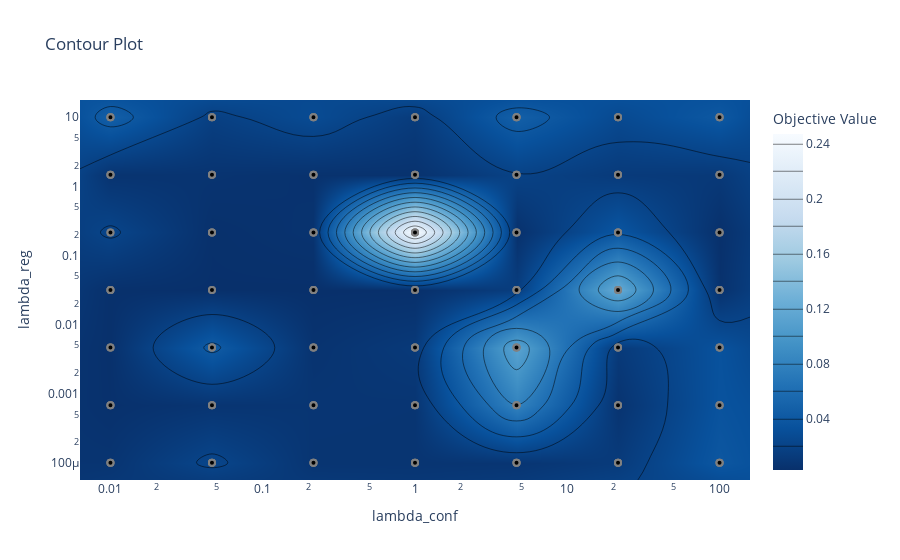

Write notebook code for a chart like this one.
### Code cell
import optuna.visualization as vis
vis.plot_contour(study, params=[param1, param2], target=lambda t: t.values[0])  # Assuming first value is reconstruction error

### Figure 1 — Plotly figure (JSON) as saved in the notebook; plotly's stock layout.template omitted (floating-point values rounded to 4 significant figures; data arrays with more than 128 entries replaced by an {"elided": "..."} marker saying what was removed)
{"data": [{"colorbar": {"title": {"text": "Objective Value"}}, "colorscale": [[0, "rgb(247,251,255)"], [0.125, "rgb(222,235,247)"], [0.25, "rgb(198,219,239)"], [0.375, "rgb(158,202,225)"], [0.5, "rgb(107,174,214)"], [0.625, "rgb(66,146,198)"], [0.75, "rgb(33,113,181)"], [0.875, "rgb(8,81,156)"], [1, "rgb(8,48,107)"]], "connectgaps": true, "contours": {"coloring": "heatmap"}, "hoverinfo": "none", "line": {"smoothing": 1.3}, "reversescale": true, "type": "contour", "x": [0.00631, 0.01, 0.04642, 0.2154, 1, 4.642, 21.54, 100, 158.5], "y": [5.623e-05, 0.0001, 0.0006813, 0.004642, 0.03162, 0.2154, 1.468, 10, 17.78], "z": [[NaN, NaN, NaN, NaN, NaN, NaN, NaN, NaN, NaN], [NaN, 0.00666, 0.02239, 0.007007, 0.006827, 0.007444, 0.01248, 0.03836, NaN], [NaN, 0.003583, 0.006816, 0.00774, 0.007318, 0.0799, 0.006021, 0.03469, NaN], [NaN, 0.003148, 0.04322, 0.005687, 0.01127, 0.1126, 0.01172, 0.03387, NaN], [NaN, 0.003198, 0.002806, 0.002617, 0.002991, 0.01481, 0.1206, 0.004355, NaN], [NaN, 0.02184, 0.003263, 0.005388, 0.2472, 0.003798, 0.03709, 0.003064, NaN], [NaN, 0.005866, 0.006216, 0.004543, 0.004928, 0.01921, 0.01223, 0.01073, NaN], [NaN, 0.0468, 0.01672, 0.02771, 0.01314, 0.04676, 0.02599, 0.0398, NaN], [NaN, NaN, NaN, NaN, NaN, NaN, NaN, NaN, NaN]]}, {"marker": {"color": "black", "line": {"color": "Gray", "width": 2}}, "mode": "markers", "name": "Feasible Trial", "showlegend": false, "type": "scatter", "x": {"elided": "145 float values"}, "y": {"elided": "145 float values"}}, {"marker": {"color": "#cccccc", "line": {"color": "Gray", "width": 2}}, "mode": "markers", "name": "Infeasible Trial", "showlegend": false, "type": "scatter", "x": [], "y": []}], "layout": {"title": {"text": "Contour Plot"}, "xaxis": {"range": [-2.2, 2.2], "title": {"text": "lambda_conf"}, "type": "log"}, "yaxis": {"range": [-4.25, 1.25], "title": {"text": "lambda_reg"}, "type": "log"}}}
